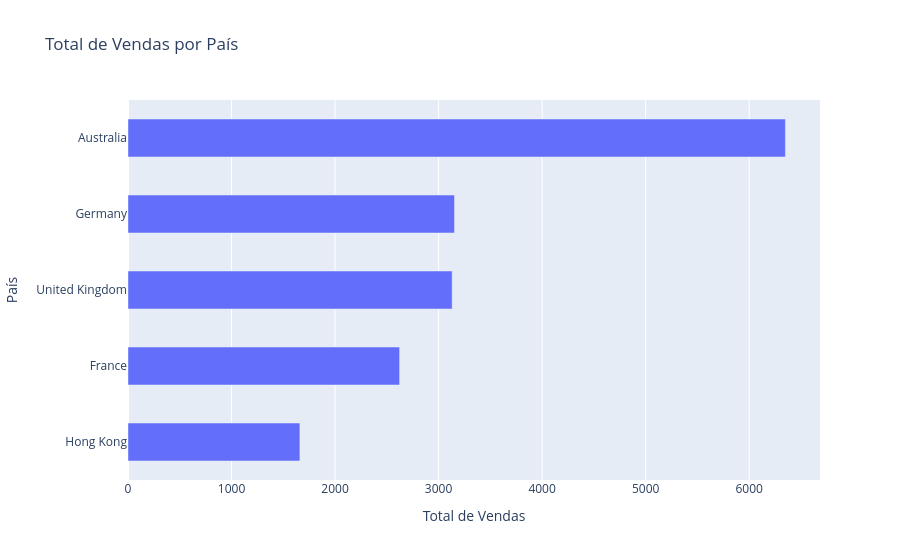

Here is the notebook cell this chart was saved with:
### Markdown cell above
## 2. Gráfico de barras horizontais
O mesmo gráfico usado no dashboard (`src/dashvendas/visualization.py`).

### Code cell
fig = sales_by_country_chart(totals)
fig

### Figure 1 — Plotly figure (JSON) as saved in the notebook; plotly's stock layout.template omitted (floating-point values rounded to 4 significant figures)
{"data": [{"hovertemplate": "Total de Vendas=%{x}<br>País=%{y}<extra></extra>", "legendgroup": "", "marker": {"color": "#636efa", "pattern": {"shape": ""}}, "name": "", "orientation": "h", "showlegend": false, "textposition": "auto", "type": "bar", "x": [6350.0, 3154.0, 3131.0, 2624.0, 1660.0], "xaxis": "x", "y": ["Australia", "Germany", "United Kingdom", "France", "Hong Kong"], "yaxis": "y"}], "layout": {"bargap": 0.5, "barmode": "relative", "legend": {"tracegroupgap": 0}, "title": {"text": "Total de Vendas por País"}, "xaxis": {"anchor": "y", "domain": [0.0, 1.0], "title": {"text": "Total de Vendas"}}, "yaxis": {"anchor": "x", "categoryorder": "total ascending", "domain": [0.0, 1.0], "title": {"text": "País"}}}}
